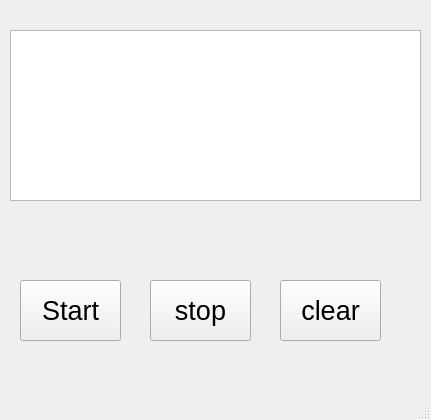
<?xml version="1.0" encoding="UTF-8"?>
<ui version="4.0">
 <class>MainWindow</class>
 <widget class="QMainWindow" name="MainWindow">
  <property name="geometry">
   <rect>
    <x>0</x>
    <y>0</y>
    <width>431</width>
    <height>420</height>
   </rect>
  </property>
  <property name="windowTitle">
   <string>MainWindow</string>
  </property>
  <widget class="QWidget" name="centralwidget">
   <widget class="QPushButton" name="Button_start">
    <property name="geometry">
     <rect>
      <x>20</x>
      <y>280</y>
      <width>101</width>
      <height>61</height>
     </rect>
    </property>
    <property name="font">
     <font>
      <pointsize>20</pointsize>
     </font>
    </property>
    <property name="text">
     <string>Start</string>
    </property>
   </widget>
   <widget class="QPushButton" name="Button_stop">
    <property name="geometry">
     <rect>
      <x>150</x>
      <y>280</y>
      <width>101</width>
      <height>61</height>
     </rect>
    </property>
    <property name="font">
     <font>
      <pointsize>20</pointsize>
     </font>
    </property>
    <property name="text">
     <string>stop</string>
    </property>
   </widget>
   <widget class="QPushButton" name="Button_clear">
    <property name="geometry">
     <rect>
      <x>280</x>
      <y>280</y>
      <width>101</width>
      <height>61</height>
     </rect>
    </property>
    <property name="font">
     <font>
      <pointsize>20</pointsize>
     </font>
    </property>
    <property name="text">
     <string>clear</string>
    </property>
   </widget>
   <widget class="QTextEdit" name="textEdit">
    <property name="geometry">
     <rect>
      <x>10</x>
      <y>30</y>
      <width>411</width>
      <height>171</height>
     </rect>
    </property>
    <property name="font">
     <font>
      <pointsize>72</pointsize>
     </font>
    </property>
   </widget>
  </widget>
  <widget class="QMenuBar" name="menubar">
   <property name="geometry">
    <rect>
     <x>0</x>
     <y>0</y>
     <width>431</width>
     <height>22</height>
    </rect>
   </property>
  </widget>
  <widget class="QStatusBar" name="statusbar"/>
 </widget>
 <resources/>
 <connections/>
</ui>
